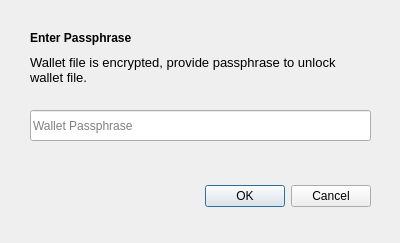
<?xml version="1.0" encoding="UTF-8"?>
<ui version="4.0">
 <class>walletPassPhraseDialog</class>
 <widget class="QDialog" name="walletPassPhraseDialog">
  <property name="geometry">
   <rect>
    <x>0</x>
    <y>0</y>
    <width>400</width>
    <height>243</height>
   </rect>
  </property>
  <property name="windowTitle">
   <string>Dialog</string>
  </property>
  <widget class="QDialogButtonBox" name="buttonBox">
   <property name="geometry">
    <rect>
     <x>30</x>
     <y>180</y>
     <width>341</width>
     <height>32</height>
    </rect>
   </property>
   <property name="orientation">
    <enum>Qt::Horizontal</enum>
   </property>
   <property name="standardButtons">
    <set>QDialogButtonBox::Cancel|QDialogButtonBox::Ok</set>
   </property>
   <property name="centerButtons">
    <bool>false</bool>
   </property>
  </widget>
  <widget class="QLineEdit" name="walletPassphrase">
   <property name="geometry">
    <rect>
     <x>30</x>
     <y>110</y>
     <width>341</width>
     <height>31</height>
    </rect>
   </property>
   <property name="echoMode">
    <enum>QLineEdit::Password</enum>
   </property>
   <property name="placeholderText">
    <string>Wallet Passphrase</string>
   </property>
  </widget>
  <widget class="QLabel" name="label">
   <property name="geometry">
    <rect>
     <x>30</x>
     <y>30</y>
     <width>271</width>
     <height>16</height>
    </rect>
   </property>
   <property name="text">
    <string>&lt;html&gt;&lt;head/&gt;&lt;body&gt;&lt;p&gt;&lt;span style=&quot; font-weight:600;&quot;&gt;Enter Passphrase&lt;/span&gt;&lt;/p&gt;&lt;/body&gt;&lt;/html&gt;</string>
   </property>
  </widget>
  <widget class="QLabel" name="label_2">
   <property name="geometry">
    <rect>
     <x>30</x>
     <y>50</y>
     <width>341</width>
     <height>41</height>
    </rect>
   </property>
   <property name="font">
    <font>
     <pointsize>10</pointsize>
    </font>
   </property>
   <property name="text">
    <string>&lt;html&gt;&lt;head/&gt;&lt;body&gt;&lt;p&gt;Wallet file is encrypted, provide passphrase to unlock &lt;br/&gt; wallet file.&lt;/p&gt;&lt;/body&gt;&lt;/html&gt;</string>
   </property>
  </widget>
 </widget>
 <resources/>
 <connections>
  <connection>
   <sender>buttonBox</sender>
   <signal>accepted()</signal>
   <receiver>walletPassPhraseDialog</receiver>
   <slot>accept()</slot>
   <hints>
    <hint type="sourcelabel">
     <x>248</x>
     <y>254</y>
    </hint>
    <hint type="destinationlabel">
     <x>157</x>
     <y>274</y>
    </hint>
   </hints>
  </connection>
  <connection>
   <sender>buttonBox</sender>
   <signal>rejected()</signal>
   <receiver>walletPassPhraseDialog</receiver>
   <slot>reject()</slot>
   <hints>
    <hint type="sourcelabel">
     <x>316</x>
     <y>260</y>
    </hint>
    <hint type="destinationlabel">
     <x>286</x>
     <y>274</y>
    </hint>
   </hints>
  </connection>
 </connections>
</ui>
